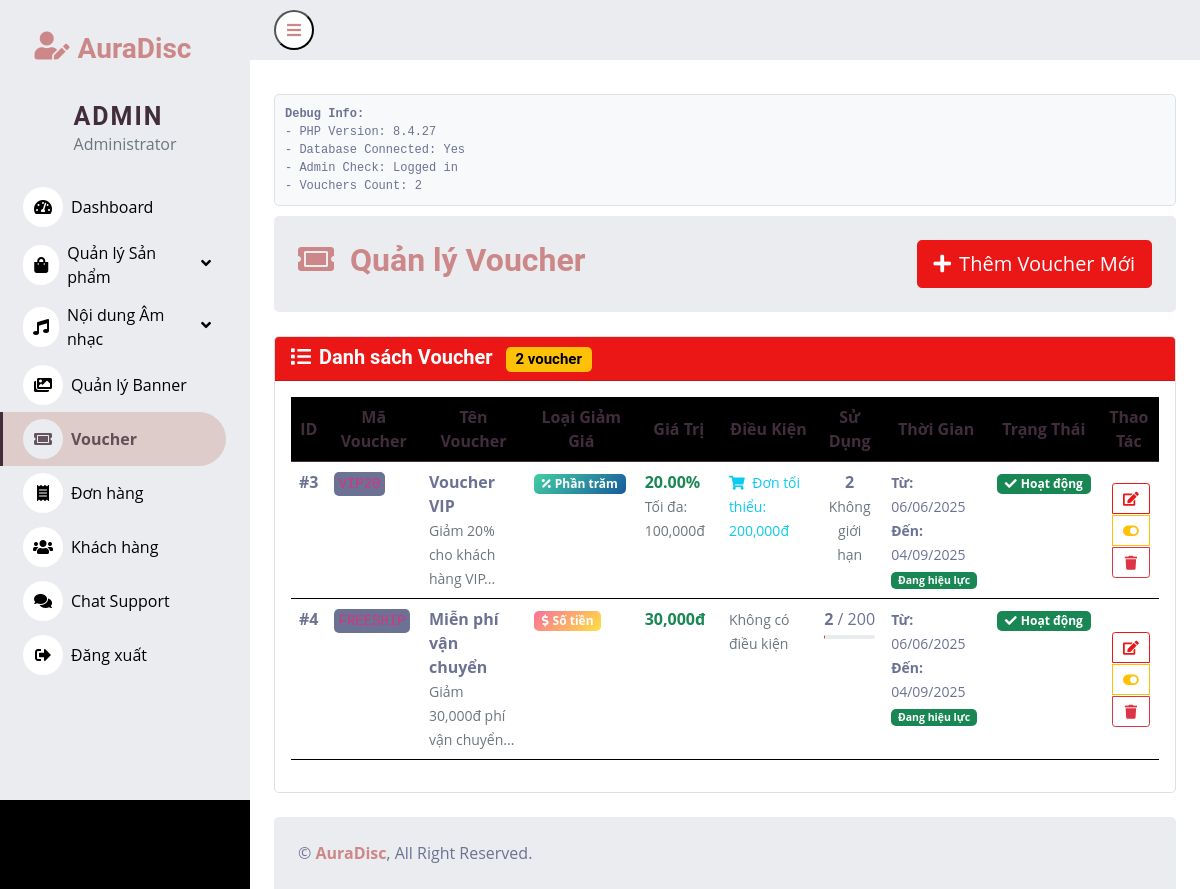
The page /admin/pages/voucher/voucher_list.php?error=invalid_id (signed in) on the database its author committed.
### tables this page shows
CREATE TABLE `vouchers` (
  `voucher_id` int(11) NOT NULL,
  `voucher_code` varchar(50) NOT NULL,
  `voucher_name` varchar(255) NOT NULL,
  `description` text DEFAULT NULL,
  `discount_type` enum('percentage','fixed_amount') NOT NULL,
  `discount_value` decimal(10,2) NOT NULL,
  `min_order_amount` decimal(10,2) DEFAULT 0.00,
  `max_discount_amount` decimal(10,2) DEFAULT NULL,
  `usage_limit` int(11) DEFAULT NULL,
  `used_count` int(11) DEFAULT 0,
  `per_user_limit` int(11) DEFAULT 1,
  `start_date` date NOT NULL,
  `end_date` date NOT NULL,
  `is_active` tinyint(1) DEFAULT 1,
  `created_at` timestamp NOT NULL DEFAULT current_timestamp(),
  `updated_at` timestamp NOT NULL DEFAULT current_timestamp() ON UPDATE current_timestamp()
);

### includes/session.php (called while the page is built, shortened)
<?php
function isLoggedIn() {
    return isset($_SESSION['user_id']);
}
?>

### admin/pages/voucher/voucher_list.php (the view, shortened to what this page needs)
<?php
try {
    require_once '../../../config/database.php';
    require_once '../../../includes/session.php';
    $vouchers = [];
    $sql = "SELECT * FROM vouchers ORDER BY created_at DESC";
    $result = $conn->query($sql);
    if ($result === false) {
        $error_msg = "Lỗi query: " . $conn->error;
        echo "\n";
    } else {
        if ($result->num_rows > 0) {
            while ($row = $result->fetch_assoc()) {
                $vouchers[] = $row;
            }
        }
    }
} catch (Exception $e) {
    die("Lỗi: " . $e->getMessage());
}
?>
<!DOCTYPE html>
<html lang="vi">
<head>
    <link href="/WEB_MXH/admin/pages/dashboard/css/bootstrap.min.css" rel="stylesheet">
    <link href="https://cdnjs.cloudflare.com/ajax/libs/font-awesome/5.10.0/css/all.min.css" rel="stylesheet">
    <link href="https://cdn.jsdelivr.net/npm/bootstrap-icons@1.4.1/font/bootstrap-icons.css" rel="stylesheet">
    <link href="/WEB_MXH/admin/pages/dashboard/css/style.css" rel="stylesheet">
</head>
<body>
<div class="container-fluid position-relative d-flex p-0">
    <?php
    if (file_exists(__DIR__.'/../dashboard/sidebar.php')) {
        include __DIR__.'/../dashboard/sidebar.php';
    } else {
        echo "<div>Sidebar not found</div>";
    }
    ?>
    <div class="content">
        <?php
        if (file_exists(__DIR__.'/../dashboard/navbar.php')) {
            include __DIR__.'/../dashboard/navbar.php';
        } else {
            echo "<div>Navbar not found</div>";
        }
        ?>
        <div class="container-fluid pt-4 px-4">
            <div class="debug-info">
                <strong>Debug Info:</strong><br>
                - PHP Version: <?php echo PHP_VERSION; ?><br>
                - Database Connected: <?php echo isset($conn) ? 'Yes' : 'No'; ?><br>
                - Admin Check: <?php echo isLoggedIn() ? 'Logged in' : 'Not logged in'; ?><br>
                - Vouchers Count: <?php echo count($vouchers); ?><br>
            </div>
            <div class="bg-secondary rounded h-100 p-4 mb-4">
                <div class="row align-items-center">
                    <div class="col-md-6">
                        <h2 class="text-primary"><i class="fas fa-ticket-alt me-3"></i>Quản lý Voucher</h2>
                    </div>
                    <div class="col-md-6 text-end">
                        <a href="voucher_add.php" class="btn btn-primary btn-lg">
                            <i class="fas fa-plus me-2"></i>Thêm Voucher Mới
                        </a>
                    </div>
                </div>
            </div>
        <div class="row">
            <div class="col-12">
                <div class="card">
                    <div class="card-header bg-primary text-white">
                        <h5 class="mb-0">
                            <i class="fas fa-list me-2"></i>Danh sách Voucher
                            <span class="badge bg-warning text-dark ms-2"><?php echo count($vouchers); ?> voucher</span>
                        </h5>
                    </div>
                    <div class="card-body">
                        <?php if (empty($vouchers)): ?>
                            <div class="text-center py-5">
                                <i class="fas fa-ticket-alt fa-5x text-muted mb-4"></i>
                                <h4 class="text-muted">Chưa có voucher nào</h4>
                                <p class="text-muted">Hãy tạo voucher đầu tiên của bạn!</p>
                                <a href="voucher_add.php" class="btn btn-primary">
                                    <i class="fas fa-plus me-2"></i>Thêm Voucher Mới
                                </a>
                                <button class="btn btn-secondary ms-2" onclick="createSampleVouchers()">
                                    <i class="fas fa-magic me-2"></i>Tạo Voucher Mẫu
                                </button>
                            </div>
                        <?php else: ?>
                            <div class="table-responsive">
                                <table class="table table-hover">
                                    <thead class="table-dark">
                                        <tr>
                                            <th>ID</th>
                                            <th>Mã Voucher</th>
                                            <th>Tên Voucher</th>
                                            <th>Loại Giảm Giá</th>
                                            <th>Giá Trị</th>
                                            <th>Điều Kiện</th>
                                            <th>Sử Dụng</th>
                                            <th>Thời Gian</th>
                                            <th>Trạng Thái</th>
                                            <th>Thao Tác</th>
                                        </tr>
                                    </thead>
                                    <tbody>
                                        <?php foreach ($vouchers as $voucher):
                                            $is_expired = strtotime($voucher['end_date']) < time();
                                            $row_class = '';
                                        ?>
                                            <tr class="<?php echo $row_class; ?>">
                                                <td>
                                                    <strong>#<?php echo $voucher['voucher_id']; ?></strong>
                                                </td>
                                                <td>
                                                    <code class="bg-light p-1 rounded"><?php echo htmlspecialchars($voucher['voucher_code']); ?></code>
                                                </td>
                                                <td>
                                                    <strong><?php echo htmlspecialchars($voucher['voucher_name']); ?></strong>
                                                    <?php if ($voucher['description']): ?>
                                                        <br><small class="text-muted"><?php echo htmlspecialchars(substr($voucher['description'], 0, 50)); ?>...</small>
                                                    <?php endif; ?>
                                                </td>
                                                <td>
                                                    <?php if ($voucher['discount_type'] == 'percentage'): ?>
                                                        <span class="badge badge-percentage text-white">
                                                            <i class="fas fa-percentage me-1"></i>Phần trăm
                                                        </span>
                                                    <?php else: ?>
                                                        <span class="badge badge-fixed text-white">
                                                            <i class="fas fa-dollar-sign me-1"></i>Số tiền
                                                        </span>
                                                    <?php endif; ?>
                                                </td>
                                                <td>
                                                    <?php if ($voucher['discount_type'] == 'percentage'): ?>
                                                        <strong class="text-success"><?php echo $voucher['discount_value']; ?>%</strong>
                                                        <?php if ($voucher['max_discount_amount']): ?>
                                                            <br><small class="text-muted">Tối đa: <?php echo number_format($voucher['max_discount_amount']); ?>đ</small>
                                                        <?php endif; ?>
                                                    <?php else: ?>
                                                        <strong class="text-success"><?php echo number_format($voucher['discount_value']); ?>đ</strong>
                                                    <?php endif; ?>
                                                </td>
                                                <td>
                                                    <?php if ($voucher['min_order_amount'] > 0): ?>
                                                        <small class="text-info">
                                                            <i class="fas fa-shopping-cart me-1"></i>
                                                            Đơn tối thiểu: <?php echo number_format($voucher['min_order_amount']); ?>đ
                                                        </small>
                                                    <?php else: ?>
                                                        <small class="text-muted">Không có điều kiện</small>
                                                    <?php endif; ?>
                                                </td>
                                                <td>
                                                    <div class="text-center">
                                                        <strong><?php echo $voucher['used_count']; ?></strong>
                                                        <?php if ($voucher['usage_limit']): ?>
                                                            / <?php echo $voucher['usage_limit']; ?>
                                                            <div class="progress mt-1" style="height: 4px;">
                                                            </div>
                                                        <?php else: ?>
                                                            <br><small class="text-muted">Không giới hạn</small>
                                                        <?php endif; ?>
                                                    </div>
                                                </td>
                                                <td>
                                                    <small>
                                                        <strong>Từ:</strong> <?php echo date('d/m/Y', strtotime($voucher['start_date'])); ?><br>
                                                        <strong>Đến:</strong> <?php echo date('d/m/Y', strtotime($voucher['end_date'])); ?>
                                                        <?php if ($is_expired): ?>
                                                            <br><span class="badge bg-danger">Đã hết hạn</span>
                                                        <?php elseif (strtotime($voucher['start_date']) > time()): ?>
                                                            <br><span class="badge bg-warning">Chưa hiệu lực</span>
                                                        <?php else: ?>
                                                            <br><span class="badge bg-success">Đang hiệu lực</span>
                                                        <?php endif; ?>
                                                    </small>
                                                </td>
                                                <td>
                                                    <?php if ($voucher['is_active']): ?>
                                                        <span class="badge bg-success">
                                                            <i class="fas fa-check me-1"></i>Hoạt động
                                                        </span>
                                                    <?php else: ?>
                                                        <span class="badge bg-secondary">
                                                            <i class="fas fa-times me-1"></i>Tạm dừng
                                                        </span>
                                                    <?php endif; ?>
                                                </td>
                                                <td>
                                                    <div class="btn-group-vertical" role="group">
                                                        <a href="voucher_edit.php?id=<?php echo $voucher['voucher_id']; ?>"
                                                           class="btn btn-sm btn-outline-primary btn-action">
                                                            <i class="fas fa-edit"></i>
                                                        </a>
                                                        <a href="?toggle=<?php echo $voucher['voucher_id']; ?>"
                                                           class="btn btn-sm btn-outline-warning btn-action"
                                                           onclick="return confirm('Bạn có chắc muốn thay đổi trạng thái voucher này?')">
                                                            <i class="fas fa-toggle-<?php echo $voucher['is_active'] ? 'on' : 'off'; ?>"></i>
                                                        </a>
                                                        <a href="?delete=<?php echo $voucher['voucher_id']; ?>"
                                                           class="btn btn-sm btn-outline-danger btn-action"
                                                           onclick="return confirm('Bạn có chắc muốn xóa voucher này? Hành động này không thể hoàn tác!')">
                                                            <i class="fas fa-trash"></i>
                                                        </a>
                                                    </div>
                                                </td>
                                            </tr>
                                        <?php endforeach; ?>
                                    </tbody>
                                </table>
                            </div>
                        <?php endif; ?>
                    </div>
                </div>
            </div>
        </div>
        </div>
        <?php include __DIR__.'/../dashboard/footer.php'; ?>
    </div>
</div>
</body>
</html>

### admin/pages/dashboard/css/style.css (style rules this page uses)
:root { --primary: #eb1616; --secondary: #ebecef; --light: #000000; --dark: #ffffff; }
.bg-secondary { background-color: #ebecef !important; border-color: #ebecef !important; }
.btn { transition: 0.5s; }
.text-primary { color: #cc8889 !important; }
.content { margin-left: 250px; min-height: 100vh; background: var(--dark); transition: 0.5s; }
@media (min-width: 992px) { .content { width: calc(100% - 250px); } }
.table th { color: #412d3b !important; text-align: center !important; vertical-align: middle !important; }
.table td:last-child { text-align: center; vertical-align: middle; }

### admin/pages/voucher/voucher_list.php (style rules this page uses)
.badge-percentage { background: linear-gradient(135deg, #43cea2 0%, #185a9d 100%); }
.badge-fixed { background: linear-gradient(135deg, #fa709a 0%, #fee140 100%); }
.btn-action { margin: 2px; }
.debug-info { background: #f8f9fa; border: 1px solid #dee2e6; padding: 10px; margin: 10px 0; border-radius: 5px; font-family: monospace; font-size: 12px; }

### rows shown on the page
vouchers: voucher_id "3", voucher_name "Voucher VIP", description "Giảm 20% cho khách hàng VIP", discount_type "percentage" (drawn), discount_value "20.00", max_discount_amount "100,000", min_order_amount "200,000", used_count "2", shows "Không giới hạn", start_date "06/06/2025", end_date "04/09/2025", shows "Đang hiệu lực", is_active 1 (drawn)
vouchers: voucher_id "4", voucher_name "Miễn phí vận chuyển", description "Giảm 30,000đ phí vận chuyển", discount_type "fixed_amount" (drawn), discount_value "30,000", min_order_amount "Không có điều kiện", used_count "2", usage_limit "200", start_date "06/06/2025", end_date "04/09/2025", shows "Đang hiệu lực", is_active 1 (drawn)

### other values the page prints
PHP_VERSION "8.4.27"
count($vouchers) "2"
